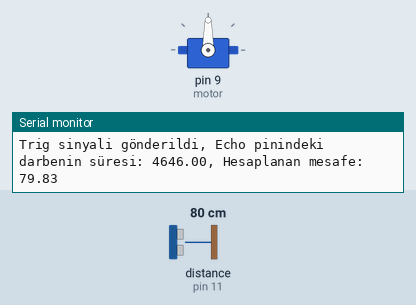
Simulated run of this sketch. Board: Arduino Uno, built with avr-gcc and run on an emulated ATmega328P. Parts: servo, the last lines printed to the serial monitor. Wiring (inferred from the names in the program): ultrasonic range finder: trigger pin 12; echo pin 11. The inputs (shaded band) are chosen by the test bench; at power-on: distance to the obstacle (sensor on pin 11) 80 cm. The echo pulse lasts 58.3 µs per cm.

Above: at 1.2 s.
1.3 s: distance to the obstacle (sensor on pin 11) set to 12 cm
4.3 s: distance to the obstacle (sensor on pin 11) set to 9 cm
At 5.4 s:
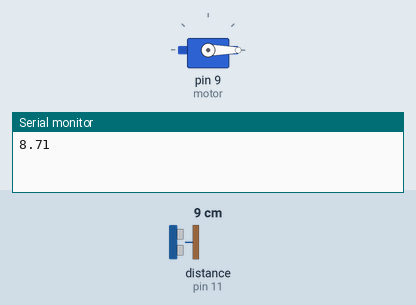
7.3 s: distance to the obstacle (sensor on pin 11) set to 250 cm
At 9.5 s:
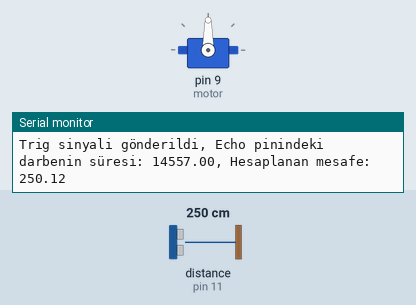
9.8 s: distance to the obstacle (sensor on pin 11) set to 2 cm
At 10.2 s:
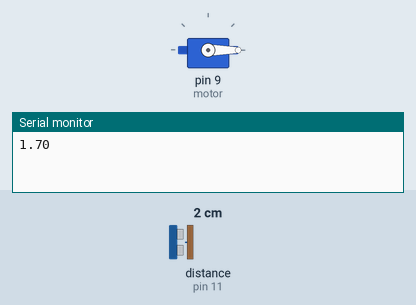
Timing chart, 0 to 13.4 s (numbered marks = the images above; inputs shaded):
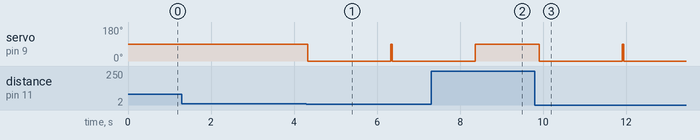

The sketch:

kodlar.ino
```cpp
#include <Servo.h>

#define echo 11
#define trig 12
Servo motor;

void setup() {
  Serial.begin(9600);
  pinMode(echo, INPUT);
  pinMode(trig, OUTPUT);
  motor.attach(9);
}

void loop() {
  digitalWrite(trig, LOW);
  delayMicroseconds(2);

  digitalWrite(trig, HIGH);
  delayMicroseconds(10);  // 2 mikro saniyeden daha uzun bir süre yüksek seviyede tutulmalıdır.
  digitalWrite(trig, LOW);

  float zaman = pulseIn(echo, HIGH);
  float cm = zaman / 58.2; // Darbenin süresini kullanarak mesafeyi hesaplar.
  Serial.println(cm);

  if (cm < 10) {
    motor.write(0);
    delay(2000);
    motor.write(90);
  }

  // Sensörden alınan değerlerin doğruluğunu kontrol etmek için ek mesajlar
  Serial.print("Trig sinyali gönderildi, ");
  Serial.print("Echo pinindeki darbenin süresi: ");
  Serial.print(zaman);
  Serial.print(", Hesaplanan mesafe: ");
  Serial.println(cm);
}
```

Measured:
- the behaviour switches between 11 and 10 cm on distance to the obstacle (sensor on pin 11) (found by bisection; images 0 and 1)
- after the input at 4.3 s, servo on pin 9 (motor): 90° → 0° at once
- after the input at 7.3 s, servo on pin 9 (motor): goes on until 8.4 s, then stays 90°
- after the input at 9.8 s, servo on pin 9 (motor): 90° → 0° after 0.11 s
